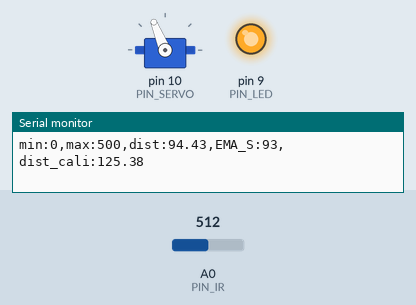
Simulated run of this sketch. Board: Arduino Uno, built with avr-gcc and run on an emulated ATmega328P. On the bench: servo, output pins drawn as LEDs (lit = HIGH), the last lines printed to the serial monitor. The test bench sets the inputs (shaded band); at power-on: A0 (PIN_IR) = 512.

Above: at 1.2 s.
1.3 s: A0 (PIN_IR) set to 369
2.8 s: A0 (PIN_IR) set to 346
At 3.5 s:
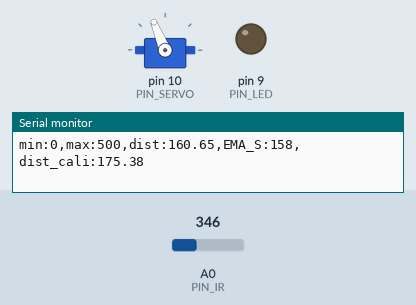
4.3 s: A0 (PIN_IR) set to 280
5.8 s: A0 (PIN_IR) set to 256
At 6.3 s:
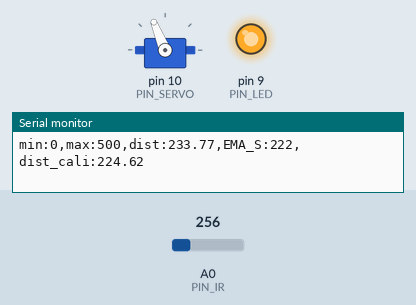
7.3 s: A0 (PIN_IR) set to 242
9.3 s: A0 (PIN_IR) set to 221
At 11.1 s:
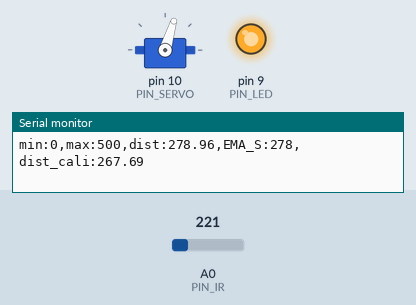
Timing chart, 0 to 12.2 s (numbered marks = the images above; inputs shaded):
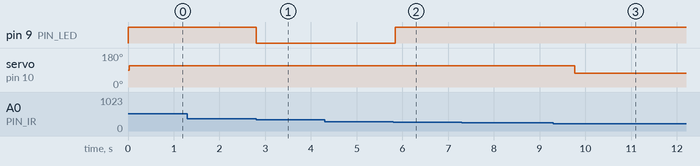

Measured:
- the behaviour switches between 354 and 353 on A0 (PIN_IR) (found by bisection; images 0 and 1)
- the behaviour switches between 266 and 265 on A0 (PIN_IR) (found by bisection; images 1 and 2)
- the behaviour switches between 233 and 232 on A0 (PIN_IR) (found by bisection; images 2 and 3)
- after the input at 2.8 s, pin 9 (PIN_LED): HIGH → LOW at once
- after the input at 5.8 s, pin 9 (PIN_LED): LOW → HIGH after 0.05 s
- after the input at 9.3 s, servo on pin 10 (PIN_SERVO): 112° → 73° after 0.47 s

The sketch:

21_bbc_20203062.ino
```cpp
#include <Servo.h>

// Arduino pin assignment
#define PIN_IR A0
#define PIN_LED 9
#define SIZE 5
#define PIN_SERVO 10

int a, b; // unit: mm
int buffer[SIZE];
float sum;
int sensorValue;
float EMA = 0.4;
int EMA_S = 0;
int EMA_s =0;
Servo myservo;

void setup() {
// initialize GPIO pins
  pinMode(PIN_LED,OUTPUT);
  digitalWrite(PIN_LED, 1);
  myservo.attach(PIN_SERVO);
// initialize serial port
  Serial.begin(57600);

  myservo.write(90);
  a = 60;
  b = 450;
  EMA_S = int(ir_distance());
}

float ir_distance(void){ // return value unit: mm
  float val;
  float volt = float(analogRead(PIN_IR));
  val = ((6762.0/(volt-9.0))-4.0) * 10.0;
  return val;
}

void loop() {
  float raw_dist = ir_distance();
  EMA_s = EMA * int(raw_dist) + (1-EMA)* EMA_s;
  sum-=buffer[0];
  for(int i=0;i<SIZE-1;i++)
  {
    buffer[i] = buffer[i+1];
  }
  buffer[SIZE-1]=EMA_s;
  sum+=buffer[SIZE-1];
  EMA_S=sum/SIZE+2;
  float dist_cali = 100 + 300.0 / (b - a) * (EMA_S - a);
  Serial.print("min:0,max:500,dist:");
  Serial.print(raw_dist);
  Serial.print(",EMA_S:");
  Serial.print(EMA_S);
  Serial.print(",dist_cali:");
  Serial.println(dist_cali);
  if(raw_dist > 156 && raw_dist <224) digitalWrite(PIN_LED, 0);
  else digitalWrite(PIN_LED, 255);
  delay(20);
  if(dist_cali>255)
  {
    myservo.writeMicroseconds(1300);
    delay(100);
  }
  else
  {
    myservo.writeMicroseconds(1700);
    delay(100);
  }
}
```
